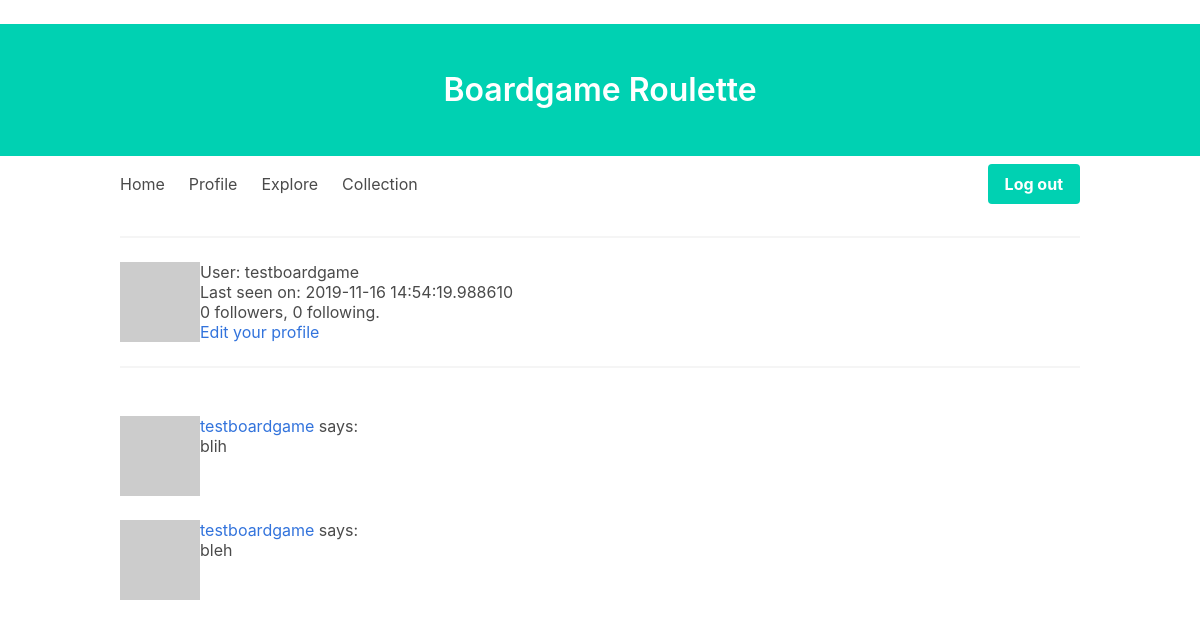
The page /user/testboardgame (signed in) on the database as committed earlier.
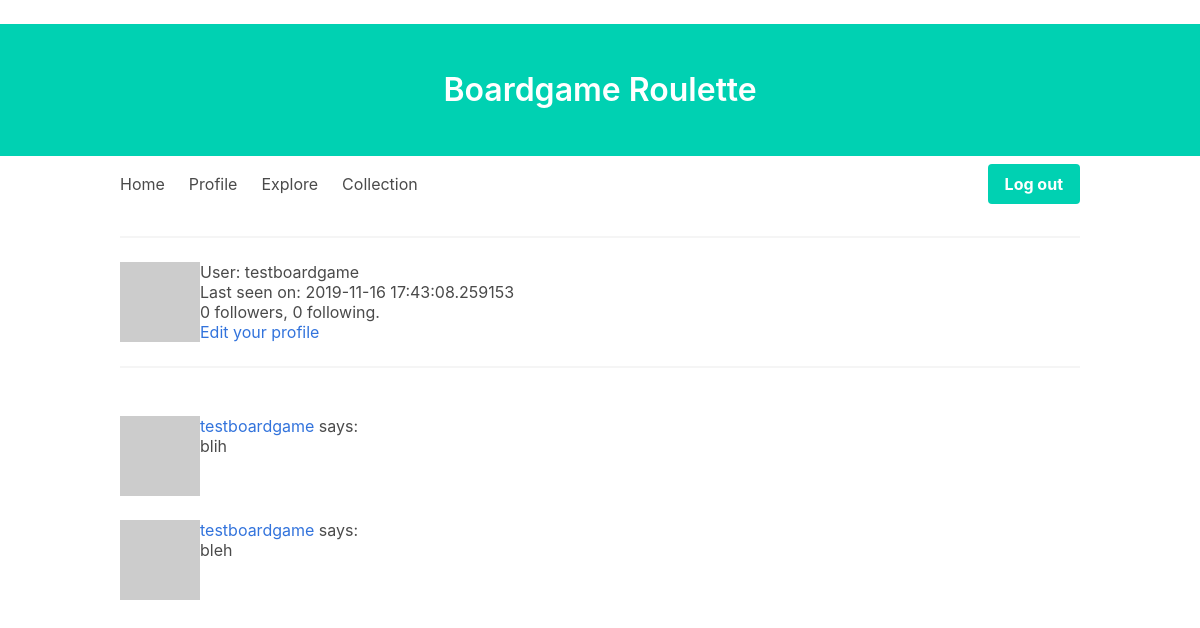
The same page on the database as committed later.
### app/models.py (models this page shows, shortened)
class User(UserMixin, db.Model):
    id = db.Column(db.Integer, primary_key=True)
    username = db.Column(db.String(64), index=True, unique=True)
    email = db.Column(db.String(120), index=True, unique=True)
    password_hash = db.Column(db.String(128))
    posts = db.relationship("Post", backref="author", lazy="dynamic")
    about_me = db.Column(db.String(140))
    last_seen = db.Column(db.DateTime, default=datetime.utcnow)
    followed = db.relationship(
        "User",
        secondary=followers,
        primaryjoin=(followers.c.follower_id == id),
        secondaryjoin=(followers.c.followed_id == id),
        backref=db.backref("followers", lazy="dynamic"),
        lazy="dynamic",
    )
    collection = db.relationship("Boardgame", secondary=boardgames, lazy="dynamic")
    def avatar(self, size):
        digest = md5(self.email.lower().encode("utf-8")).hexdigest()
        return "https://www.gravatar.com/avatar/{}?d=identicon&s={}".format(
            digest, size
        )

class Post(db.Model):
    id = db.Column(db.Integer, primary_key=True)
    body = db.Column(db.String(140))
    timestamp = db.Column(db.DateTime, index=True, default=datetime.utcnow)
    user_id = db.Column(db.Integer, db.ForeignKey("user.id"))

### app/routes.py (the view)
@app.route("/user/<username>")
@login_required
def user(username):
    user = User.query.filter_by(username=username).first_or_404()
    page = request.args.get("page", 1, type=int)
    posts = user.posts.order_by(Post.timestamp.desc()).paginate(
        page, app.config["POSTS_PER_PAGE"], False
    )
    next_url = (
        url_for("user", username=user.username, page=posts.next_num)
        if posts.has_next
        else None
    )
    prev_url = (
        url_for("user", username=user.username, page=posts.prev_num)
        if posts.has_prev
        else None
    )
    return render_template(
        "user.html", user=user, posts=posts.items, next_url=next_url, prev_url=prev_url
    )

### app/models.py (called while the page is built)
@login.user_loader
def load_user(id):
    return User.query.get(int(id))

### app/routes.py (called while the page is built)
@app.before_request
def before_request():
    if current_user.is_authenticated:
        current_user.last_seen = datetime.utcnow()
        db.session.commit()

### app/templates/user.html (shortened to what this page needs)
﻿{% extends "base.html" %}
{% block content %}
<table>
    <tr valign="top">
        <td><img src="{{ user.avatar(128) }}"></td>
        <td>
            <h1>User: {{ user.username }}</h1>
            {% if user.last_seen %}<p>Last seen on: {{ user.last_seen }}</p>{% endif %}
            <p>{{ user.followers.count() }} followers, {{ user.followed.count() }} following.</p>
            {% if user == current_user %}
            <p><a href="{{ url_for('edit_profile') }}">Edit your profile</a></p>
            {% elif not current_user.is_following(user) %}
            <p><a href="{{ url_for('follow', username=user.username) }}">Follow</a></p>
            {% else %}
            <p><a href="{{ url_for('unfollow', username=user.username) }}">Unfollow</a></p>
            {% endif %}
        </td>
    </tr>
</table>
<hr>
    {% for post in posts %}
        {% include '_post.html' %}
    {% endfor %}
{% endblock %}

### app/templates/base.html (shortened to what this page needs)
﻿<html>
<head>
    <link rel="stylesheet" href='/static/css/bulma.css' />
</head>
<body>
<section class="hero has-background-primary">
    <div class="container">
  <div class="hero-body">
      <h1 class="title has-text-white">
        Boardgame Roulette
      </h1></div>
    </div>
</section>
<div class="container">
        <div class="navbar" role="navigation">
            <div class="navbar-brand">
                {% if current_user.is_anonymous %}
                <div class="navbar-item">
                    <div class="buttons">
                        <a class="button is-primary" href="{{ url_for('login') }}"><strong>Login</strong></a>
                    </div>
                </div>
                {% else %}
                <a class="navbar-item" href="{{ url_for('index') }}">Home</a>
                <a class="navbar-item" href="{{ url_for('user', username=current_user.username) }}">Profile</a>
                {% endif %}
            </div>
            <div id="navbarmenu" class="navbar-menu">
                {% if current_user.is_authenticated %}
                <a class="navbar-item" href="{{ url_for('explore') }}">Explore</a>
                <a class="navbar-item" href="{{ url_for('collection') }}">Collection</a>
                <div class="navbar-end">
                    <div class="navbar-item">
                        <div class="buttons">
                            <a class="button is-primary" href="{{ url_for('logout') }}"><strong>Log out</strong></a>
                        </div>
                    </div>
                </div>
                {% endif %}
            </div>
        </div>
    <hr>
    {% block content %}{% endblock %}
    </div>
</body>
</html>

### app/templates/_post.html
﻿<table>
    <tr valign="top">
        <td><img src="{{ post.author.avatar(36) }}"></td>
        <td>
            <a href="{{ url_for('user', username=post.author.username) }}">
                {{ post.author.username }}
            </a>
            says:<br>{{ post.body }}
        </td>
    </tr>
</table>

Rows that differ between the two databases and show on the page:
changed User "testboardgame": last_seen "2019-11-16 14:54:19.988610" → "2019-11-16 17:43:08.259153"
